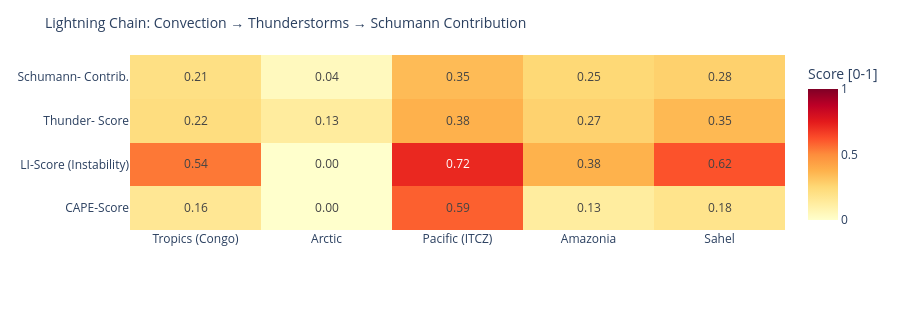

Write notebook code for a chart like this one.
### Code cell
# ============================================================
# LIGHTNING CHAIN: Convection → Thunderstorms → Schumann
# Shows the causal chain per measurement point as heatmap
# ============================================================

def cape_score(v):
    """CAPE → normalized score [0,1]"""
    if v is None or pd.isna(v): return 0.0
    return min(1.0, float(v) / 3000)

def li_score(v):
    """Lifted Index: negative = unstable → score [0,1]"""
    if v is None or pd.isna(v): return 0.3
    return min(1.0, max(0.0, (-float(v) + 6) / 12))

def cloud_score(v):
    if v is None or pd.isna(v): return 0.3
    return float(v) / 100

def thunder_score(row):
    """Kombinierter Gewitterwahrscheinlichkeits-Score
    CAPE + LI + Bedeckung + WMO-Gewitter + konvektiver Niederschlag (showers)
    Hinweis: X-Ray und Kp sind kein Bestandteil – nur geomagn./solarer Kontext.
    """
    cs = cape_score(row.get('cape'))
    ls = li_score(row.get('li'))
    cl = cloud_score(row.get('cloud'))
    t  = 1.0 if row.get('thunderstorm') else 0.0
    # Convective precipitation (showers) as additional indicator
    sh = min(1.0, (row.get('showers') or 0) / 5.0)
    return round(cs * 0.30 + ls * 0.25 + cl * 0.15 + t * 0.20 + sh * 0.10, 3)

def schumann_contribution(t_score, lat):
    """Schumann contribution: higher in tropics (±30°), scaled by thunderstorm score"""
    lat_weight = max(0.3, 1.0 - abs(lat) / 60)
    return round(t_score * lat_weight, 3)

df_atm['cape_score']   = df_atm.apply(lambda r: cape_score(r['cape']), axis=1)
df_atm['li_score']     = df_atm.apply(lambda r: li_score(r['li']),    axis=1)
df_atm['thunder_score']= df_atm.apply(lambda r: thunder_score(r.to_dict()), axis=1)
df_atm['schumann_contribution'] = df_atm.apply(
    lambda r: schumann_contribution(r['thunder_score'], r['lat']), axis=1)

metrics = ['cape_score', 'li_score', 'thunder_score', 'schumann_contribution']
labels  = ['CAPE-Score', 'LI-Score\n(Instability)', 'Thunder-\nScore', 'Schumann-\nContrib.']
z_data  = [df_atm[m].tolist() for m in metrics]

fig = go.Figure(go.Heatmap(
    z=z_data,
    x=df_atm['point'].tolist(),
    y=labels,
    colorscale='YlOrRd',
    zmin=0, zmax=1,
    text=[[f'{v:.2f}' for v in row] for row in z_data],
    texttemplate='%{text}', textfont=dict(size=12),
    colorbar=dict(title='Score [0-1]')
))
fig.update_layout(
    title=dict(text='Lightning Chain: Convection → Thunderstorms → Schumann Contribution', font=dict(size=14)),
    height=310,
    plot_bgcolor='rgba(0,0,0,0)', paper_bgcolor='rgba(0,0,0,0)',
    margin=dict(l=130, r=80, t=55, b=80)
)
fig.show()

### Figure 1 — Plotly figure (JSON) as saved in the notebook; plotly's stock layout.template omitted (floating-point values rounded to 4 significant figures)
{"data": [{"colorbar": {"title": {"text": "Score [0-1]"}}, "colorscale": [[0.0, "rgb(255,255,204)"], [0.125, "rgb(255,237,160)"], [0.25, "rgb(254,217,118)"], [0.375, "rgb(254,178,76)"], [0.5, "rgb(253,141,60)"], [0.625, "rgb(252,78,42)"], [0.75, "rgb(227,26,28)"], [0.875, "rgb(189,0,38)"], [1.0, "rgb(128,0,38)"]], "text": [["0.16", "0.00", "0.59", "0.13", "0.18"], ["0.54", "0.00", "0.72", "0.38", "0.62"], ["0.22", "0.13", "0.38", "0.27", "0.35"], ["0.21", "0.04", "0.35", "0.25", "0.28"]], "textfont": {"size": 12}, "texttemplate": "%{text}", "type": "heatmap", "x": ["Tropics (Congo)", "Arctic", "Pacific (ITCZ)", "Amazonia", "Sahel"], "y": ["CAPE-Score", "LI-Score\n(Instability)", "Thunder-\nScore", "Schumann-\nContrib."], "z": [[0.16, 0.0, 0.59, 0.1267, 0.1833], [0.5417, 0.0, 0.7167, 0.375, 0.6167], [0.224, 0.132, 0.377, 0.272, 0.353], [0.209, 0.04, 0.346, 0.249, 0.277]], "zmax": 1, "zmin": 0}], "layout": {"height": 310, "margin": {"b": 80, "l": 130, "r": 80, "t": 55}, "paper_bgcolor": "rgba(0,0,0,0)", "plot_bgcolor": "rgba(0,0,0,0)", "title": {"font": {"size": 14}, "text": "Lightning Chain: Convection → Thunderstorms → Schumann Contribution"}}}
